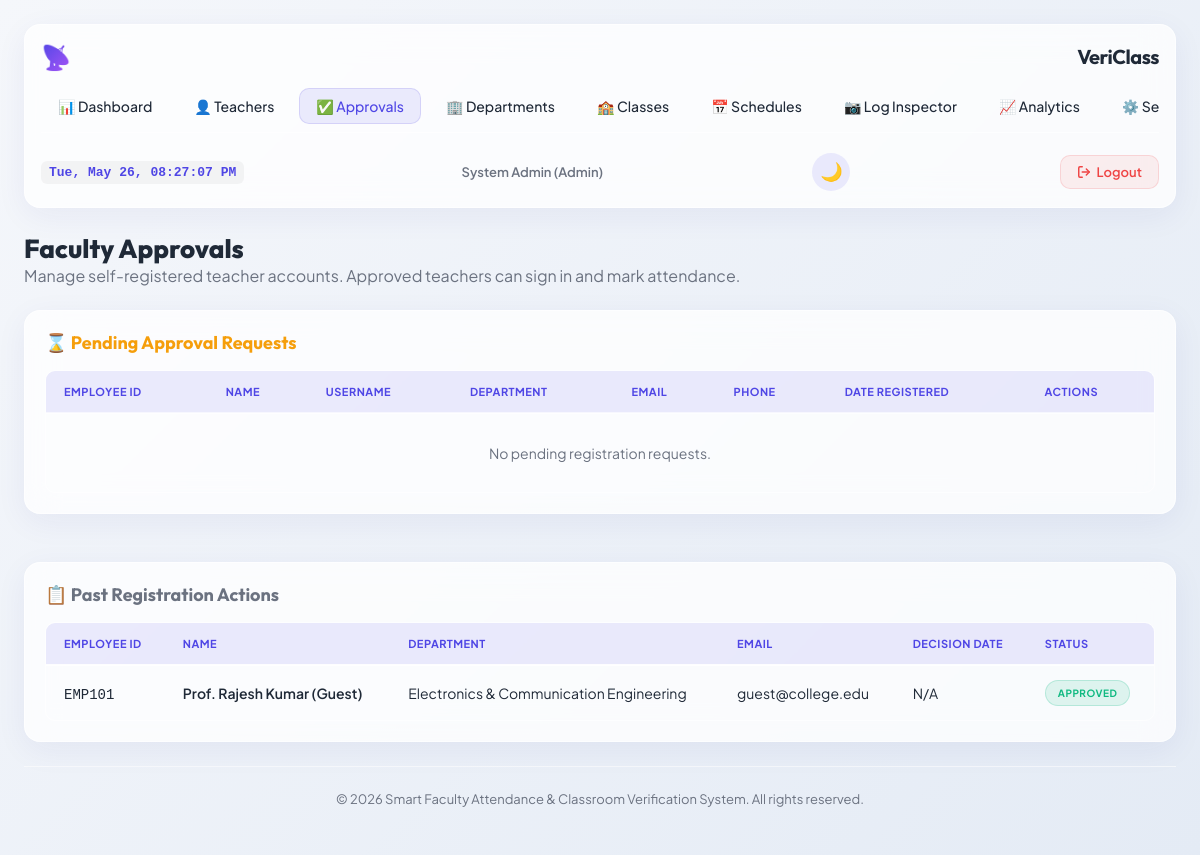
Page /admin/approvals (signed in) on the committed database.
### models.py (models this page shows, shortened)
class TeacherProfile(db.Model):
    __tablename__ = 'teacher_profiles'
    id = db.Column(db.Integer, primary_key=True)
    user_id = db.Column(db.Integer, db.ForeignKey('users.id', ondelete='CASCADE'), unique=True, nullable=False)
    employee_id = db.Column(db.String(50), unique=True, nullable=False, index=True)
    name = db.Column(db.String(120), nullable=False)
    phone = db.Column(db.String(20), nullable=True)
    department_id = db.Column(db.Integer, db.ForeignKey('departments.id', ondelete='SET NULL'), nullable=True)
    approval_status = db.Column(db.String(20), default='Pending', nullable=False) # 'Pending', 'Approved', 'Rejected'
    approved_by_id = db.Column(db.Integer, db.ForeignKey('users.id'), nullable=True)
    approved_at = db.Column(db.DateTime, nullable=True)
    user = db.relationship('User', foreign_keys=[user_id], back_populates='profile', lazy=True)
    approver = db.relationship('User', foreign_keys=[approved_by_id], lazy=True)
    timetables = db.relationship('Timetable', backref='teacher_profile', cascade="all, delete-orphan", lazy=True)
    attendance_logs = db.relationship('AttendanceLog', backref='teacher_profile', lazy=True)

class Department(db.Model):
    __tablename__ = 'departments'
    id = db.Column(db.Integer, primary_key=True)
    name = db.Column(db.String(100), unique=True, nullable=False)
    code = db.Column(db.String(20), unique=True, nullable=False) # e.g. 'CSE', 'ECE'
    teachers = db.relationship('TeacherProfile', backref='department', lazy=True)

class User(db.Model):
    __tablename__ = 'users'
    id = db.Column(db.Integer, primary_key=True)
    username = db.Column(db.String(80), unique=True, nullable=False, index=True)
    password_hash = db.Column(db.String(255), nullable=True) # Nullable for first-time password setup
    role_id = db.Column(db.Integer, db.ForeignKey('roles.id'), nullable=False)
    email = db.Column(db.String(120), unique=True, nullable=False, index=True)
    is_active = db.Column(db.Boolean, default=True)
    needs_password_setup = db.Column(db.Boolean, default=False)
    created_at = db.Column(db.DateTime, default=datetime.utcnow)
    profile = db.relationship('TeacherProfile', foreign_keys='TeacherProfile.user_id', back_populates='user', uselist=False, cascade="all, delete-orphan", lazy=True)

### app.py (the view, shortened to what this page needs)
@app.route('/admin/approvals', methods=['GET', 'POST'])
def admin_approvals():
    if not is_logged_in() or session.get('role') != 'admin':
        flash("Access Denied.", "danger")
        return redirect(url_for('login'))
    pending = TeacherProfile.query.filter_by(approval_status='Pending').join(TeacherProfile.user).order_by(User.created_at).all()
    past_approvals = TeacherProfile.query.filter(TeacherProfile.approval_status != 'Pending').order_by(TeacherProfile.approved_at.desc()).all()
    return render_template('admin_approvals.html', pending=pending, past_approvals=past_approvals)

### app.py (called while the page is built)
def is_logged_in():
    return 'user_id' in session

### models.py (called while the page is built)
@event.listens_for(Engine, "connect")
def set_sqlite_pragma(dbapi_connection, connection_record):
    cursor = dbapi_connection.cursor()
    try:
        cursor.execute("PRAGMA foreign_keys=ON")
        cursor.execute("PRAGMA journal_mode=WAL")
    except Exception as e:
        print(f"Warning: Failed to execute SQLite connection PRAGMAs: {e}")
    finally:
        cursor.close()

### templates/admin_approvals.html (shortened to what this page needs)
{% extends "base.html" %}
{% block content %}
<div style="margin-bottom: 24px;">
    <h2 style="font-family: var(--font-title); font-size: 26px; font-weight: 800;">Faculty Approvals</h2>
    <p style="color: var(--color-text-muted);">Manage self-registered teacher accounts. Approved teachers can sign in and mark attendance.</p>
</div>
<div style="display: grid; grid-template-columns: 1fr; gap: 24px;">
    <div class="glass-card" style="padding: 20px;">
        <h3 style="font-family: var(--font-title); font-size: 18px; margin-bottom: 16px; color: var(--color-warning);">⌛ Pending Approval Requests</h3>
        <div class="table-responsive">
            <table class="custom-table">
                <thead>
                    <tr>
                        <th>Employee ID</th>
                        <th>Name</th>
                        <th>Username</th>
                        <th>Department</th>
                        <th>Email</th>
                        <th>Phone</th>
                        <th>Date Registered</th>
                        <th>Actions</th>
                    </tr>
                </thead>
                <tbody>
                    {% if pending %}
                        {% for req in pending %}
                            <tr>
                                <td style="font-weight: 700;"><code>{{ req.employee_id }}</code></td>
                                <td style="font-weight: 600;">{{ req.name }}</td>
                                <td><code>{{ req.user.username if req.user else 'N/A' }}</code></td>
                                <td>{{ req.department.name if req.department else 'N/A' }}</td>
                                <td>{{ req.user.email if req.user else 'N/A' }}</td>
                                <td>{{ req.phone or 'N/A' }}</td>
                                <td>{{ req.user.created_at.strftime('%Y-%m-%d %H:%M') if req.user else 'N/A' }}</td>
                                <td>
                                    <div style="display: flex; gap: 8px;">
                                        <form action="{{ url_for('admin_approvals') }}" method="POST" style="display: inline;">
                                            <input type="hidden" name="profile_id" value="{{ req.id }}">
                                            <input type="hidden" name="decision" value="approve">
                                            <button type="submit" class="btn btn-success" style="padding: 6px 12px; font-size: 12px; background-color: var(--color-success); border-color: var(--color-success);">
                                                Approve ✅
                                            </button>
                                        </form>
                                        <form action="{{ url_for('admin_approvals') }}" method="POST" style="display: inline;" onsubmit="return confirm('Reject this registration?');">
                                            <input type="hidden" name="profile_id" value="{{ req.id }}">
                                            <input type="hidden" name="decision" value="reject">
                                            <button type="submit" class="btn btn-danger" style="padding: 6px 12px; font-size: 12px; background-color: var(--color-danger); border-color: var(--color-danger);">
                                                Reject ❌
                                            </button>
                                        </form>
                                    </div>
                                </td>
                            </tr>
                        {% endfor %}
                    {% else %}
                        <tr>
                            <td colspan="8" style="text-align: center; color: var(--color-text-muted); padding: 30px;">No pending registration requests.</td>
                        </tr>
                    {% endif %}
                </tbody>
            </table>
        </div>
    </div>
    <div class="glass-card" style="padding: 20px;">
        <h3 style="font-family: var(--font-title); font-size: 18px; margin-bottom: 16px; color: var(--color-text-muted);">📋 Past Registration Actions</h3>
        <div class="table-responsive">
            <table class="custom-table">
                <thead>
                    <tr>
                        <th>Employee ID</th>
                        <th>Name</th>
                        <th>Department</th>
                        <th>Email</th>
                        <th>Decision Date</th>
                        <th>Status</th>
                    </tr>
                </thead>
                <tbody>
                    {% if past_approvals %}
                        {% for req in past_approvals %}
                            <tr>
                                <td><code>{{ req.employee_id }}</code></td>
                                <td style="font-weight: 600;">{{ req.name }}</td>
                                <td>{{ req.department.name if req.department else 'N/A' }}</td>
                                <td>{{ req.user.email if req.user else 'N/A' }}</td>
                                <td>{{ req.approved_at.strftime('%Y-%m-%d %H:%M') if req.approved_at else 'N/A' }}</td>
                                <td>
                                    <span class="badge {% if req.approval_status == 'Approved' %}badge-approved{% else %}badge-rejected{% endif %}" style="font-size: 10px;">
                                        {{ req.approval_status }}
                                    </span>
                                </td>
                            </tr>
                        {% endfor %}
                    {% else %}
                        <tr>
                            <td colspan="6" style="text-align: center; color: var(--color-text-muted); padding: 30px;">No history records found.</td>
                        </tr>
                    {% endif %}
                </tbody>
            </table>
        </div>
    </div>
</div>
{% endblock %}

### static/css/style.css (style rules this page uses)
:root { --font-primary: 'Plus Jakarta Sans', sans-serif; --font-title: 'Outfit', sans-serif; --bg-app: linear-gradient(135deg, #f5f7fb 0%, #e4ebf5 100%); --bg-card: rgba(255, 255, 255, 0.75); --border-card: rgba(255, 255, 255, 0.6); --shadow-card: 0 8px 32px 0 rgba(31, 38, 135, 0.06); --shadow-card-hover: 0 12px 40px 0 rgba(31, 38, 135, 0.12); --color-primary: #4f46e5; --color-primary-hover: #4338ca; --color-primary-light: rgba(79, 70, 229, 0.1); --color-success: #10b981; --color-success-light: rgba(16, 185, 129, 0.12); --color-warning: #f59e0b; --color-warning-light: rgba(245, 158, 11, 0.12); --color-danger: #ef4444; --color-danger-light: rgba(239, 68, 68, 0.12); --color-text-main: #1f2937; --color-text-muted: #6b7280; --color-text-on-primary: #ffffff; --glass-blur: 16px; --border-radius-lg: 16px; --border-radius-md: 10px; --border-radius-sm: 6px; --transition-speed: 0.3s; --transition-curve: cubic-bezier(0.4, 0, 0.2, 1); }
* { margin: 0; padding: 0; box-sizing: border-box; }
body { font-family: var(--font-primary); background: var(--bg-app); color: var(--color-text-main); min-height: 100vh; display: flex; flex-direction: column; overflow-x: hidden; transition: background var(--transition-speed) var(--transition-curve), color var(--transition-speed) var(--transition-curve); -webkit-font-smoothing: antialiased; }
.glass-card { background: var(--bg-card); border: 1px solid var(--border-card); border-radius: var(--border-radius-lg); box-shadow: var(--shadow-card); backdrop-filter: blur(var(--glass-blur)); -webkit-backdrop-filter: blur(var(--glass-blur)); padding: 24px; margin-bottom: 24px; transition: transform var(--transition-speed) var(--transition-curve), box-shadow var(--transition-speed) var(--transition-curve); }
.table-responsive { overflow-x: auto; border-radius: var(--border-radius-md); border: 1px solid var(--border-card); }
.custom-table { width: 100%; border-collapse: collapse; text-align: left; font-size: 14px; background: rgba(255, 255, 255, 0.02); }
.custom-table th { background: var(--color-primary-light); color: var(--color-primary); font-weight: 700; padding: 14px 18px; border-bottom: 2px solid var(--border-card); text-transform: uppercase; font-size: 11px; letter-spacing: 0.5px; }
.custom-table td { padding: 14px 18px; border-bottom: 1px solid var(--border-card); color: var(--color-text-main); vertical-align: middle; }
.custom-table tr:last-child td { border-bottom: none; }
.badge { display: inline-flex; align-items: center; padding: 6px 12px; border-radius: 50px; font-size: 11px; font-weight: 700; text-transform: uppercase; letter-spacing: 0.5px; }
.badge-approved { background: var(--color-success-light); color: var(--color-success); border: 1px solid rgba(16, 185, 129, 0.2); }

### rows in the picture
TeacherProfile: employee_id "EMP101", name "Prof. Rajesh Kumar (Guest)", department "Electronics & Communication Engineering", user "guest@college.edu", approved_at "N/A", approval_status "APPROVED"

### other values in the picture
{{ session.get('name') }} "System Admin"
{{ session.get('role')|capitalize }} "Admin"
